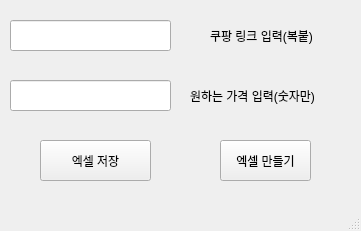
<?xml version="1.0" encoding="UTF-8"?>
<ui version="4.0">
 <class>MainWindow</class>
 <widget class="QMainWindow" name="MainWindow">
  <property name="geometry">
   <rect>
    <x>0</x>
    <y>0</y>
    <width>361</width>
    <height>231</height>
   </rect>
  </property>
  <property name="windowTitle">
   <string>MainWindow</string>
  </property>
  <widget class="QWidget" name="centralwidget">
   <widget class="QLineEdit" name="lineEdit">
    <property name="geometry">
     <rect>
      <x>10</x>
      <y>20</y>
      <width>161</width>
      <height>31</height>
     </rect>
    </property>
   </widget>
   <widget class="QLineEdit" name="lineEdit_3">
    <property name="geometry">
     <rect>
      <x>10</x>
      <y>80</y>
      <width>161</width>
      <height>31</height>
     </rect>
    </property>
   </widget>
   <widget class="QPushButton" name="send_btn">
    <property name="geometry">
     <rect>
      <x>40</x>
      <y>140</y>
      <width>111</width>
      <height>41</height>
     </rect>
    </property>
    <property name="text">
     <string>엑셀 저장</string>
    </property>
   </widget>
   <widget class="QLabel" name="label">
    <property name="geometry">
     <rect>
      <x>210</x>
      <y>20</y>
      <width>121</width>
      <height>31</height>
     </rect>
    </property>
    <property name="text">
     <string>쿠팡 링크 입력(복붙)</string>
    </property>
   </widget>
   <widget class="QLabel" name="label_2">
    <property name="geometry">
     <rect>
      <x>190</x>
      <y>70</y>
      <width>151</width>
      <height>51</height>
     </rect>
    </property>
    <property name="text">
     <string>원하는 가격 입력(숫자만)</string>
    </property>
   </widget>
   <widget class="QPushButton" name="pushButton">
    <property name="geometry">
     <rect>
      <x>220</x>
      <y>140</y>
      <width>91</width>
      <height>41</height>
     </rect>
    </property>
    <property name="text">
     <string>엑셀 만들기</string>
    </property>
   </widget>
  </widget>
  <widget class="QMenuBar" name="menubar">
   <property name="geometry">
    <rect>
     <x>0</x>
     <y>0</y>
     <width>361</width>
     <height>21</height>
    </rect>
   </property>
  </widget>
  <widget class="QStatusBar" name="statusbar"/>
 </widget>
 <resources/>
 <connections/>
</ui>
